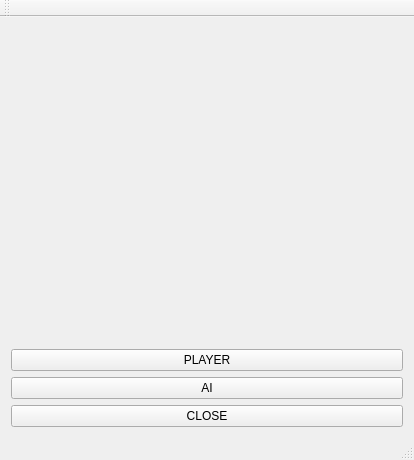
<?xml version="1.0" encoding="UTF-8"?>
<ui version="4.0">
 <class>MainWindow</class>
 <widget class="QMainWindow" name="MainWindow">
  <property name="geometry">
   <rect>
    <x>0</x>
    <y>0</y>
    <width>414</width>
    <height>460</height>
   </rect>
  </property>
  <property name="windowTitle">
   <string>MainWindow</string>
  </property>
  <widget class="QWidget" name="centralWidget">
   <layout class="QGridLayout" name="gridLayout">
    <item row="0" column="0">
     <widget class="QLabel" name="label">
      <property name="text">
       <string/>
      </property>
      <property name="pixmap">
       <pixmap>../../../QQ文件/003.jpg</pixmap>
      </property>
      <property name="scaledContents">
       <bool>true</bool>
      </property>
     </widget>
    </item>
    <item row="1" column="0">
     <widget class="QPushButton" name="PLAYER">
      <property name="text">
       <string>PLAYER</string>
      </property>
     </widget>
    </item>
    <item row="2" column="0">
     <widget class="QPushButton" name="AI">
      <property name="text">
       <string>AI</string>
      </property>
     </widget>
    </item>
    <item row="3" column="0">
     <widget class="QPushButton" name="close">
      <property name="text">
       <string>CLOSE</string>
      </property>
     </widget>
    </item>
   </layout>
  </widget>
  <widget class="QToolBar" name="mainToolBar">
   <attribute name="toolBarArea">
    <enum>TopToolBarArea</enum>
   </attribute>
   <attribute name="toolBarBreak">
    <bool>false</bool>
   </attribute>
  </widget>
  <widget class="QStatusBar" name="statusBar"/>
 </widget>
 <layoutdefault spacing="6" margin="11"/>
 <resources/>
 <connections>
  <connection>
   <sender>close</sender>
   <signal>clicked()</signal>
   <receiver>MainWindow</receiver>
   <slot>close()</slot>
   <hints>
    <hint type="sourcelabel">
     <x>206</x>
     <y>418</y>
    </hint>
    <hint type="destinationlabel">
     <x>206</x>
     <y>229</y>
    </hint>
   </hints>
  </connection>
 </connections>
</ui>
